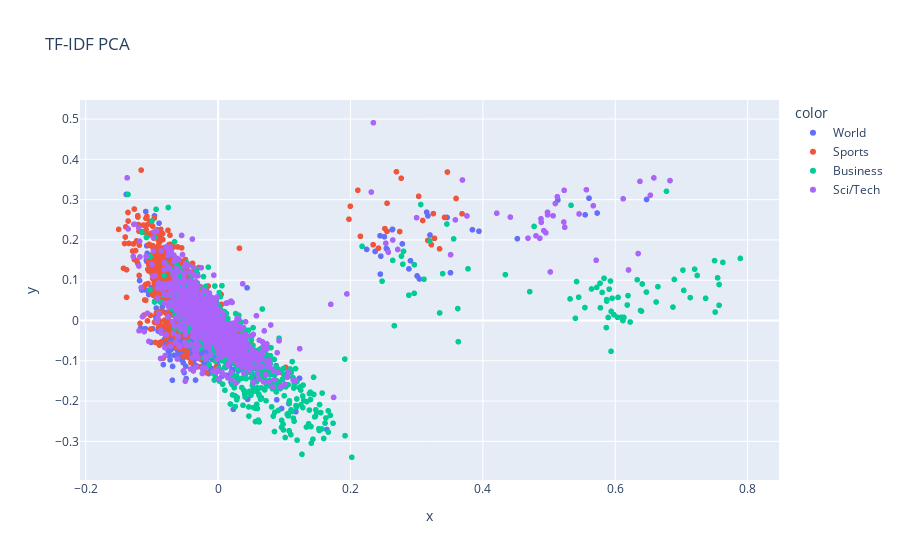
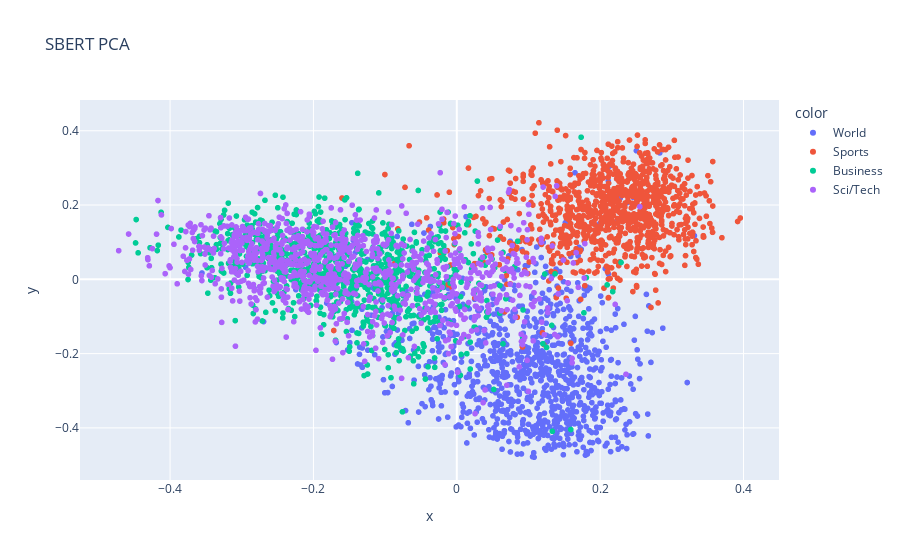

Notebook cell for these charts, in order:
### Code cell
px.scatter(x=X_tfidf_pca[:,0], y=X_tfidf_pca[:,1], color=df_sampled["label_name"], title="TF-IDF PCA").show()
px.scatter(x=X_sbert_pca[:,0], y=X_sbert_pca[:,1], color=df_sampled["label_name"], title="SBERT PCA").show()

### Figure 1 — Plotly figure (JSON) as saved in the notebook; plotly's stock layout.template omitted (floating-point values rounded to 4 significant figures; data arrays with more than 128 entries replaced by an {"elided": "..."} marker saying what was removed)
{"data": [{"hovertemplate": "color=World<br>x=%{x}<br>y=%{y}<extra></extra>", "legendgroup": "World", "marker": {"color": "#636efa", "symbol": "circle"}, "mode": "markers", "name": "World", "showlegend": true, "type": "scattergl", "x": {"elided": "1000 float values"}, "xaxis": "x", "y": {"elided": "1000 float values"}, "yaxis": "y"}, {"hovertemplate": "color=Sports<br>x=%{x}<br>y=%{y}<extra></extra>", "legendgroup": "Sports", "marker": {"color": "#EF553B", "symbol": "circle"}, "mode": "markers", "name": "Sports", "showlegend": true, "type": "scattergl", "x": {"elided": "1000 float values"}, "xaxis": "x", "y": {"elided": "1000 float values"}, "yaxis": "y"}, {"hovertemplate": "color=Business<br>x=%{x}<br>y=%{y}<extra></extra>", "legendgroup": "Business", "marker": {"color": "#00cc96", "symbol": "circle"}, "mode": "markers", "name": "Business", "showlegend": true, "type": "scattergl", "x": {"elided": "1000 float values"}, "xaxis": "x", "y": {"elided": "1000 float values"}, "yaxis": "y"}, {"hovertemplate": "color=Sci/Tech<br>x=%{x}<br>y=%{y}<extra></extra>", "legendgroup": "Sci/Tech", "marker": {"color": "#ab63fa", "symbol": "circle"}, "mode": "markers", "name": "Sci/Tech", "showlegend": true, "type": "scattergl", "x": {"elided": "1000 float values"}, "xaxis": "x", "y": {"elided": "1000 float values"}, "yaxis": "y"}], "layout": {"legend": {"title": {"text": "color"}, "tracegroupgap": 0}, "title": {"text": "TF-IDF PCA"}, "xaxis": {"anchor": "y", "domain": [0, 1], "title": {"text": "x"}}, "yaxis": {"anchor": "x", "domain": [0, 1], "title": {"text": "y"}}}}

### Figure 2 — Plotly figure (JSON) as saved in the notebook; plotly's stock layout.template omitted (floating-point values rounded to 4 significant figures; data arrays with more than 128 entries replaced by an {"elided": "..."} marker saying what was removed)
{"data": [{"hovertemplate": "color=World<br>x=%{x}<br>y=%{y}<extra></extra>", "legendgroup": "World", "marker": {"color": "#636efa", "symbol": "circle"}, "mode": "markers", "name": "World", "showlegend": true, "type": "scattergl", "x": {"elided": "1000 float values"}, "xaxis": "x", "y": {"elided": "1000 float values"}, "yaxis": "y"}, {"hovertemplate": "color=Sports<br>x=%{x}<br>y=%{y}<extra></extra>", "legendgroup": "Sports", "marker": {"color": "#EF553B", "symbol": "circle"}, "mode": "markers", "name": "Sports", "showlegend": true, "type": "scattergl", "x": {"elided": "1000 float values"}, "xaxis": "x", "y": {"elided": "1000 float values"}, "yaxis": "y"}, {"hovertemplate": "color=Business<br>x=%{x}<br>y=%{y}<extra></extra>", "legendgroup": "Business", "marker": {"color": "#00cc96", "symbol": "circle"}, "mode": "markers", "name": "Business", "showlegend": true, "type": "scattergl", "x": {"elided": "1000 float values"}, "xaxis": "x", "y": {"elided": "1000 float values"}, "yaxis": "y"}, {"hovertemplate": "color=Sci/Tech<br>x=%{x}<br>y=%{y}<extra></extra>", "legendgroup": "Sci/Tech", "marker": {"color": "#ab63fa", "symbol": "circle"}, "mode": "markers", "name": "Sci/Tech", "showlegend": true, "type": "scattergl", "x": {"elided": "1000 float values"}, "xaxis": "x", "y": {"elided": "1000 float values"}, "yaxis": "y"}], "layout": {"legend": {"title": {"text": "color"}, "tracegroupgap": 0}, "title": {"text": "SBERT PCA"}, "xaxis": {"anchor": "y", "domain": [0, 1], "title": {"text": "x"}}, "yaxis": {"anchor": "x", "domain": [0, 1], "title": {"text": "y"}}}}
